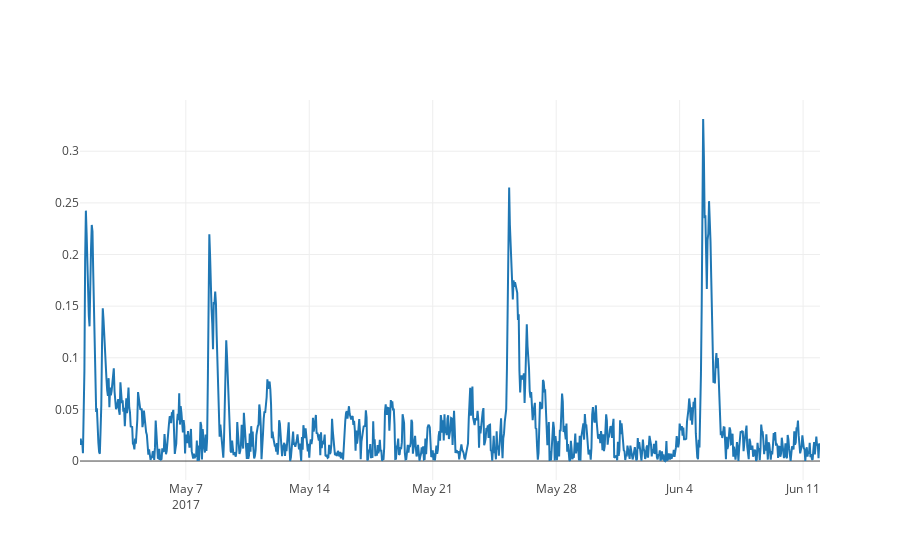

Source (notebook cell):
### Code cell
init_notebook_mode(connected=True)
iplot([{"x": YconsoTest1['ds'], "y": ErreursTest1}])

### Figure 1 — Plotly figure (JSON) as saved in the notebook; plotly's stock layout.template omitted (floating-point values rounded to 4 significant figures; data arrays with more than 128 entries replaced by an {"elided": "..."} marker saying what was removed)
{"data": [{"type": "scatter", "uid": "8e951839-4817-457f-9d13-918d19935ed2", "x": {"elided": "1008 str values"}, "y": {"elided": "1008 float values"}}], "layout": {}}
